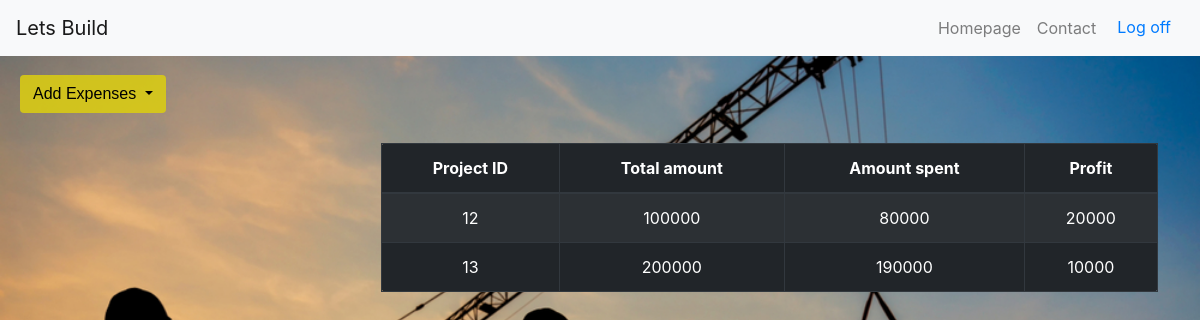
Page /expenditure.php (signed in) on the committed database.
### tables this page shows
CREATE TABLE `expenditure` (
  `Project_id` int(4) NOT NULL,
  `Total_amount` int(8) DEFAULT NULL,
  `Amount_spent` int(8) DEFAULT NULL,
  `Profit` int(8) DEFAULT NULL
);

### expenditure.php (the view, shortened to what this page needs)
<?php
    require_once('dbconfig/config.php');
?>
<!DOCTYPE html>
<html>
    <head>
        <link rel="stylesheet" href="https://maxcdn.bootstrapcdn.com/bootstrap/4.0.0/css/bootstrap.min.css">
        <link rel="stylesheet" href="css/style.css">
        <link href="css/style.css?v=1.0" rel="stylesheet" type="text/css">
    </head>
<body>
    <nav class="navbar navbar-light bg-light navbar-expand-lg fixed-top">
        <a href="homepage.php" class="navbar-brand">Lets Build</a>
        <div class="collapse navbar-collapse" id="navbarCollapse">
            <ul class="navbar-nav ml-auto">
                <li class="navbar-item">
                    <a href="homepage.php" class="nav-link">Homepage</a>
                </li>
                <li class="navbar-item">
                    <a href="contact.php" class="nav-link">Contact</a>
                </li>
                <li>
                    <form action="index.php" method="post">
                        <button type="submit" class="btn btn-link navbar-btn navbar-link">Log off</button>
                    </form>
                </li>
            </ul>
        </div>
	</nav>
    <div>
		<h3> <br><br> </h3>
    </div>
    <div class="form-inline">
        <div class="form-group">
            <div class="dropdown">
            <button class="btn btn-default dropdown-toggle" type="button" id="strikes-range" data-toggle="dropdown" aria-haspopup="true"> Add Expenses <span class="caret"></span> </button>
            </div>
        </div>
	</div>
    <div class="container" style="margin-top:30px">
        <table class="table table-striped table-dark table-bordered text-center">
        <thead>
            <tr>
                <th>Project ID</th>
                <th>Total amount</th>
                <th>Amount spent</th>
                <th>Profit</th>
            </tr>
        </thead>
        <tbody>
            <?php
                $uname = $_SESSION['username'];
                $query = "select Builder_id from builder where Builder_name='$uname'";
                $query_run=mysqli_query($con,$query);
                $ans = mysqli_fetch_assoc($query_run);
                $id = $ans['Builder_id'];
                $query = "call disp('$id')";
                $query_run = mysqli_query($con,$query);
                if(mysqli_num_rows($query_run)>0) {
                    while($row = $query_run->fetch_assoc()) {
                        echo "<tr><td>" . $row["Project_id"]. "</td><td>" . $row["Total_amount"] . "</td><td>" . $row["Amount_spent"] . "</td><td>"
                        . $row["Profit"]. "</td></tr>";
                    }
                    echo "</table>";
                } else { echo "0 results"; }
            ?>
    </div>
</body>
</html>

### css/style.css (style rules this page uses)
body { background-image: url('../imgs/backgnd.jpg'); background-repeat: no-repeat; background-attachment: fixed; background-size: cover; }
.container { margin: 16px; width:100%; }
.table { border-radius: 5px; width: 70%; margin: 0px auto; margin-left: 350px; }
.btn.btn-default { font-family: 'Gill Sans', 'Gill Sans MT', Calibri, 'Trebuchet MS', sans-serif; margin-left: 20px; background-color: rgba(219, 206, 17, 0.863); color: black; }

### rows in the picture
expenditure: Project_id "12", Total_amount "100000", Amount_spent "80000", Profit "20000"
expenditure: Project_id "13", Total_amount "200000", Amount_spent "190000", Profit "10000"
